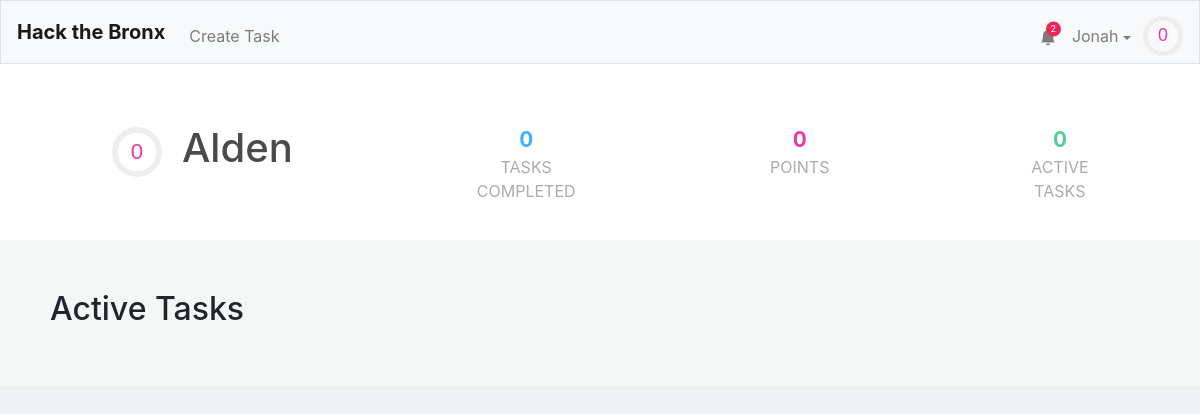
/profile/Alden (signed in), run on an earlier commit of the app's database.
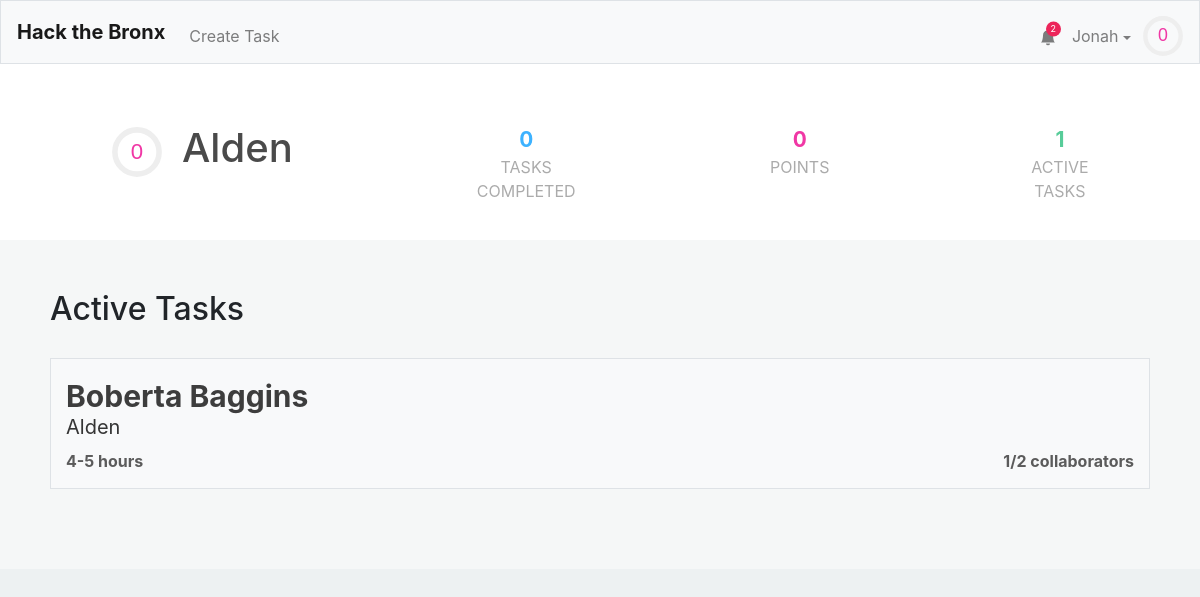
And on a later commit of the database.
### tables this page shows
CREATE TABLE "tasks" (
	"id"	INTEGER NOT NULL UNIQUE,
	"title"	TEXT NOT NULL,
	"description"	TEXT,
	"languages"	BLOB,
	"image"	TEXT,
	"hmin"	INTEGER,
	"hmax"	INTEGER,
	"cmax"	INTEGER,
	"collaborators"	TEXT,
	"creator"	INTEGER,
	PRIMARY KEY("id" AUTOINCREMENT)
);

CREATE TABLE "users" (
	"id"	INTEGER NOT NULL UNIQUE,
	"username"	TEXT NOT NULL UNIQUE,
	"hash"	TEXT NOT NULL,
	"email"	TEXT,
	"tasks"	TEXT,
	"points"	INTEGER NOT NULL DEFAULT 0,
	"numcomplete"	INTEGER NOT NULL DEFAULT 0,
	"notifications"	BLOB,
	PRIMARY KEY("id" AUTOINCREMENT)
);

### application.py (the view)
@app.route("/profile/<username>")
@login_required
def profile(username):
    user = getuser(session, db)
    if user["username"] != username:
        other_user = get_user_from_name(username, db)
    else:
        other_user = user
    alltasks = db.execute("SELECT * FROM tasks")
    tasks = []
    for task in alltasks:
        if (task['creator'] == other_user['id'] or other_user['id'] in debyte(task['collaborators'])):
            task['creator'] = other_user["username"]
            task["collaborators-count"] = len(debyte(task['collaborators']))
            task["points"] = calculate_points(task)
            tasks.append(task)
    return render_template("profile.html",other_user=other_user,user=user,active_tasks=tasks,task_count=len(tasks), len=len)

### application.py (called while the page is built)
@app.after_request
def after_request(response):
    response.headers["Cache-Control"] = "no-cache, no-store, must-revalidate"
    response.headers["Expires"] = 0
    response.headers["Pragma"] = "no-cache"
    return response

### helpers.py (called while the page is built)
def login_required(f):
    @wraps(f)
    def decorated_function(*args, **kwargs):
        if session.get("user_id") is None:
            return redirect("/login")
        return f(*args, **kwargs)
    return decorated_function

def debyte(obj):
    return pickle.loads(obj)

def getuser(session, db):
    user =  db.execute("SELECT * FROM users WHERE id = :id", id=session["user_id"])[0]
    user["level"]=int(user['points']**.5//10)
    user["level-progress"] = (user['points']**.5%8)/(((user["level"]+1)*10)**2)
    user["notifications"] = debyte(user["notifications"]) if user["notifications"] else []
    user["notification-amount"] = len(user["notifications"])
    return user

def get_user_from_name(name, db):
    user =  db.execute("SELECT * FROM users WHERE username = :name", name=name)[0]
    user["level"]=int(user['points']**.5//10)
    user["level-progress"] = (user['points']**.5%8)/(((user["level"]+1)*10)**2)
    return user

### templates/profile.html (shortened to what this page needs)
{% extends "layout.html" %}
{% block head %}
    <link href="/static/profile.css" rel="stylesheet">
{% endblock %}
{% block mainnocont %}
	<div class="profile-outer">
		<div class="name-wrapper">
			<div class = "name-section">
			 	<div style="display: flex; align-items: center;">
					<div style = "margin-left: 12px;">
						<svg viewBox="0 0 36 36" class="level-display-outer">
							<path class="level-display-bg"
				        d="M18 2.0845
				          a 15.9155 15.9155 0 0 1 0 31.831
				          a 15.9155 15.9155 0 0 1 0 -31.831"
				      />
						  <path class = "level-display"
						    d="M18 2.0845
						      a 15.9155 15.9155 0 0 1 0 31.831
						      a 15.9155 15.9155 0 0 1 0 -31.831"
						    fill="none"
						    stroke="#444";
						    stroke-width="1";
						    stroke-dasharray="{{ other_user["level-progress"] }}, 100";
						  />
						  <text x="18" y="22.8" class="level">{{other_user["level"]}}</text>
						</svg>
					</div>
					<h1 class="profile-username">{{other_user["username"]}}</h1>
				</div>
				<div class = "tasks-completed">
					<span>{{ other_user["numcomplete"] }}</span>
					<div>Tasks Completed</div>
				</div>
				<div class = "point-count">
					<span>{{ other_user["points"] }}</span>
					<div>Points</div>
				</div>
				<div class = "active-tasks">
					<span>{{ task_count }}</span>
					<div>Active Tasks</div>
				</div>
			</div>
		</div>
		<div class = "information">
			<h2>Active Tasks</h2>
			<div class = "a-tasks">
				{% for task in active_tasks %}
					<a class = "div-link" href="/task/{{task.id}}">
						<div class="task">
							<span class="task-name">{{ task["title"] }}</span>
							<span class="task-creator">{{ task["creator"] }}</span>
							<div class="task-stats">
								<span class="task-time">{{ task["hmin"] }}-{{ task["hmax"] }} hours</span>
								<span class="task-collaborator-count">{{task["collaborators-count"] }}/{{ task["cmax"] }} collaborators</span>
							</div>
						</div>
					</a>
				{% endfor %}
			</div>
		</div>
	</div>
{% endblock %}

What changed in the data, as far as the page shows it:
added tasks: title "Boberta Baggins", creator "Alden", hmin "4", hmax "5", id "1", cmax "2"
Also different on the page:
{{ task_count }}: "0" → "1"
